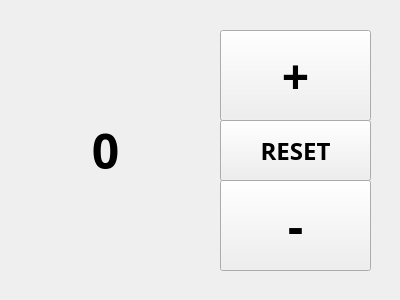
<?xml version="1.0" encoding="UTF-8"?>
<ui version="4.0">
 <class>Form</class>
 <widget class="QWidget" name="Form">
  <property name="geometry">
   <rect>
    <x>0</x>
    <y>0</y>
    <width>400</width>
    <height>300</height>
   </rect>
  </property>
  <property name="windowTitle">
   <string>Form</string>
  </property>
  <widget class="QLabel" name="num_label">
   <property name="geometry">
    <rect>
     <x>40</x>
     <y>50</y>
     <width>131</width>
     <height>201</height>
    </rect>
   </property>
   <property name="font">
    <font>
     <family>Segoe Script</family>
     <pointsize>36</pointsize>
     <bold>true</bold>
    </font>
   </property>
   <property name="layoutDirection">
    <enum>Qt::LeftToRight</enum>
   </property>
   <property name="text">
    <string>0</string>
   </property>
   <property name="alignment">
    <set>Qt::AlignCenter</set>
   </property>
  </widget>
  <widget class="QWidget" name="widget" native="true">
   <property name="geometry">
    <rect>
     <x>210</x>
     <y>20</y>
     <width>171</width>
     <height>261</height>
    </rect>
   </property>
   <widget class="QPushButton" name="dec_button">
    <property name="geometry">
     <rect>
      <x>10</x>
      <y>160</y>
      <width>151</width>
      <height>91</height>
     </rect>
    </property>
    <property name="font">
     <font>
      <family>Segoe Script</family>
      <pointsize>36</pointsize>
      <bold>true</bold>
     </font>
    </property>
    <property name="text">
     <string>-</string>
    </property>
   </widget>
   <widget class="QPushButton" name="inc_button">
    <property name="geometry">
     <rect>
      <x>10</x>
      <y>10</y>
      <width>151</width>
      <height>91</height>
     </rect>
    </property>
    <property name="font">
     <font>
      <family>Segoe Script</family>
      <pointsize>36</pointsize>
      <bold>true</bold>
     </font>
    </property>
    <property name="text">
     <string>+</string>
    </property>
   </widget>
   <widget class="QPushButton" name="reset">
    <property name="geometry">
     <rect>
      <x>10</x>
      <y>100</y>
      <width>151</width>
      <height>61</height>
     </rect>
    </property>
    <property name="font">
     <font>
      <family>Segoe Script</family>
      <pointsize>18</pointsize>
      <bold>true</bold>
     </font>
    </property>
    <property name="text">
     <string>RESET</string>
    </property>
   </widget>
  </widget>
 </widget>
 <resources/>
 <connections/>
</ui>
